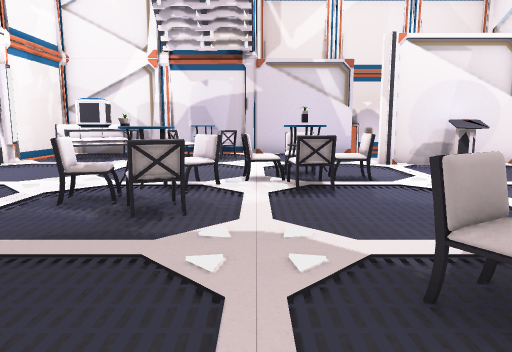
[1] (above)

16 first-person views from a walk through a Unity game level. The camera is 1.2 m above the floor, tilts 8° down and sees 70° across. The floor is counted in squares, 1 m on a side. Each view is taken from the middle of a square. On the plan, view 1 faces up. The plan holds only what a view shows up to about 15 squares ahead; the rest is blank. The place goes on beyond the plan. Some animated figures are left out. Door leaves are left out, so doorways stand open. Some surface patterns are stand-ins.

[2]
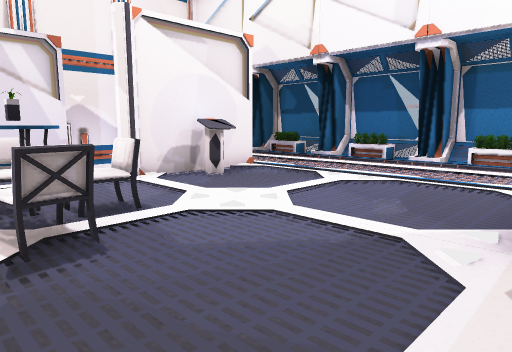

[3]
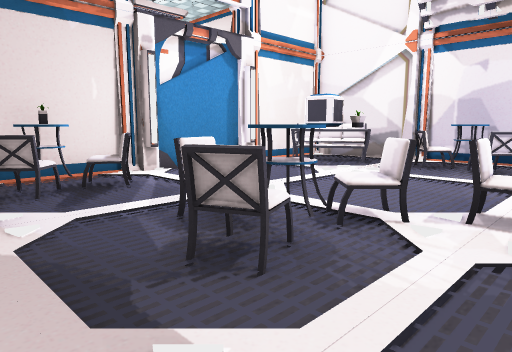

[4]
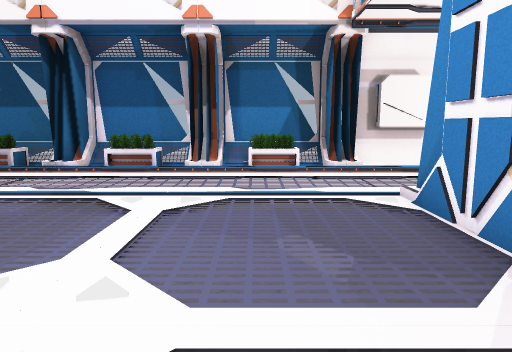

[5]
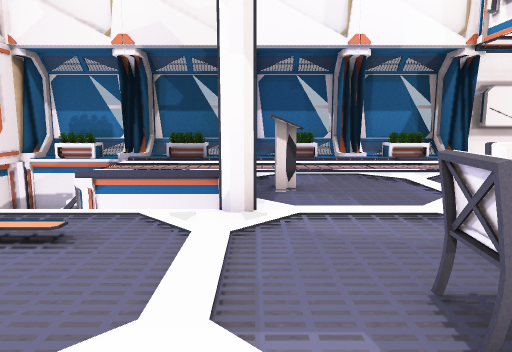

[6]
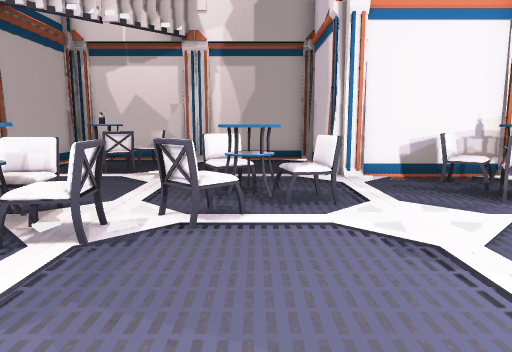

[7]
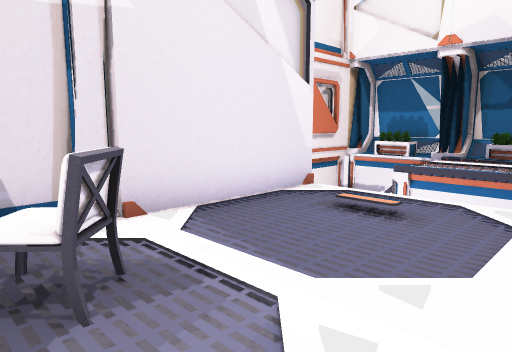

[8]
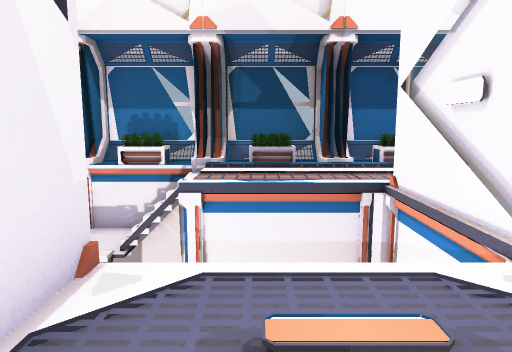

[9]
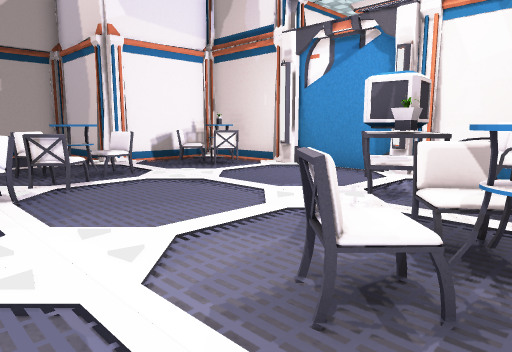

[10]
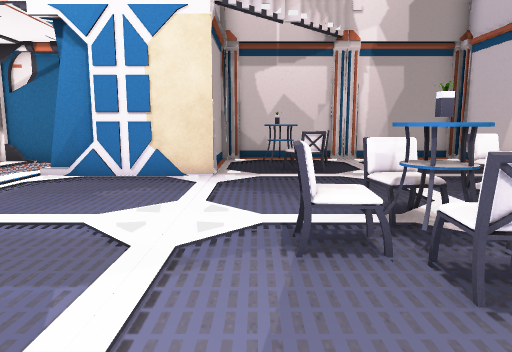

[11]
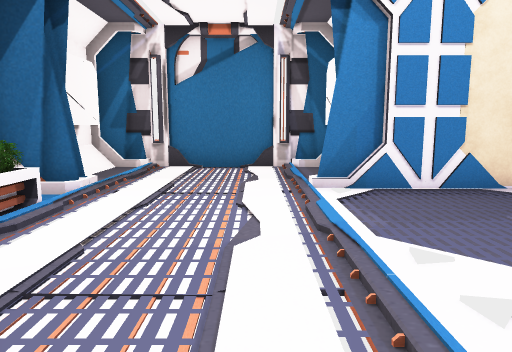

[12]
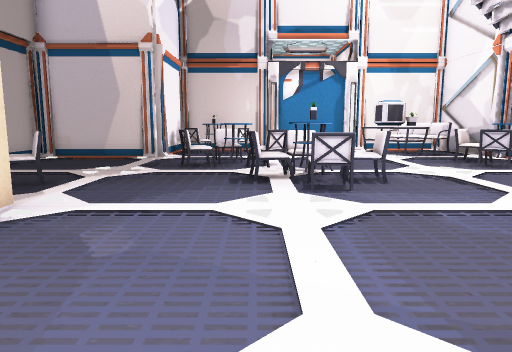

[13]
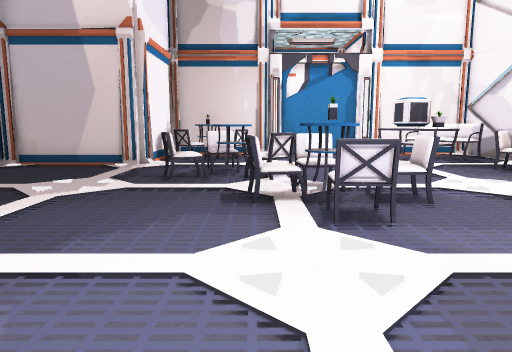

[14]
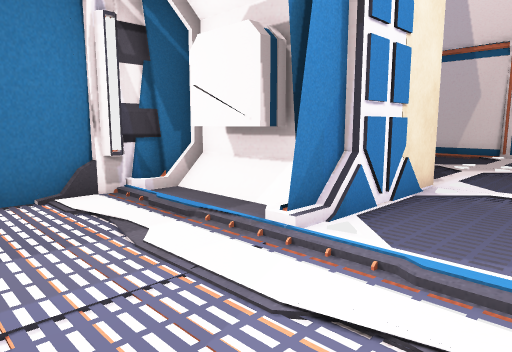

[15]
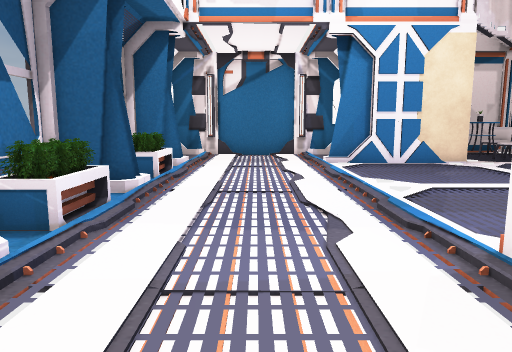

[16]
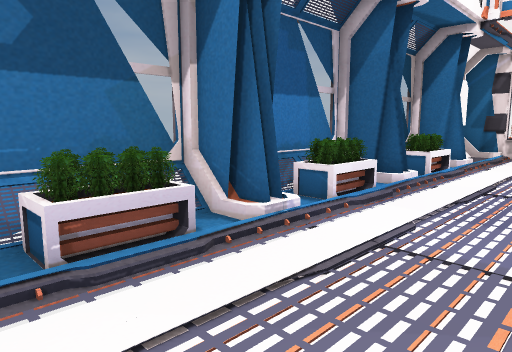

### Floor plan
Key: @ floor where view 1 was taken; # wall or solid block; . floor; / step, stairs or slope; D open door; = window, fence, low wall or low ledge; v drop or lower ground; T table; S sofa; C chair; L column; N console; P plant; O other object.
Columns run from 8 left of view 1 to 14 right of it. Each row starts with its distance up from view 1.
 18                   vvOO#
 17                   vvOO#
 16 #===#####===v     vvv##
 15 #==== T.....DDD v.../##
 14 #SSS.CTO....DDD v.../##
 13 #SSOT..C....DDD v.../O#
 12 # OOT.......DDD v...###
 11 ##T.........L=O#....###
 10 #........C....N...../##
  9 #........C#........./O#
  8 ##.....CCPCC........###
  7 ##... TC.C..........###
  6 #TC..CT............./##
  5 #OC....C............/O#
  4 #vC.................###
  3 #####.....C.####....###
  2     #....CT## ##.....##
  1     #....COT# ##.....##
  0     #...@C  # ###...###
 -1     ########    ######

Positions as (right, up) in squares from view 1, and headings:
1: (0, 0), facing up
2: (0, 3), facing up-right
3: (1, 3), facing up-left
4: (2, 6), facing right
5: (-1, 11), facing right
6: (-2, 12), facing down
7: (-2, 11), facing up-right
8: (1, 14), facing right
9: (1, 15), facing down-left
10: (3, 12), facing down
11: (9, 10), facing down
12: (9, 7), facing left
13: (7, 7), facing left
14: (11, 6), facing down-left
15: (10, 14), facing down
16: (9, 15), facing down-right
